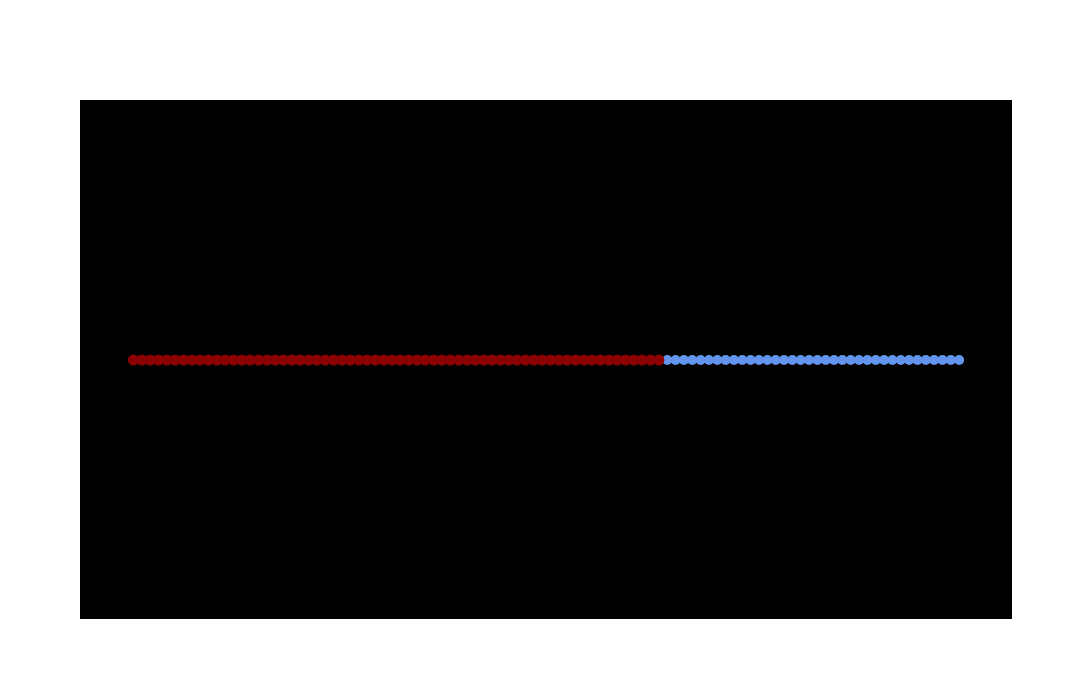

Notebook code for this chart:
### Code cell
fig = go.Figure()
fig.add_trace(go.Scatter(x=x_vals, y=y_vals, mode='markers', marker_color='cornflowerblue',hoverinfo='none', marker_size=10))
# fig.add_trace(go.Scatter(x=[150], y=[1], mode='markers', marker_color='darkred',hoverinfo='none', marker_size=10))
fig.add_trace(go.Scatter(x=x_vals_red, y=y_vals_red, mode='markers', marker_color='darkred',hoverinfo='none', marker_size=11))

fig.update_traces(marker_line_width=0)
fig.update_layout(plot_bgcolor='black', width=1200, height=700, showlegend=False, hovermode=False)
fig.update_xaxes(showticklabels=False, ticks='', showgrid=False)
fig.update_yaxes(showticklabels=False, ticks='', showgrid=False)
fig.show()
# fig.write_image("100 dots line.png")

### Figure 1 — Plotly figure (JSON) as saved in the notebook; plotly's stock layout.template omitted (floating-point values rounded to 4 significant figures)
{"data": [{"hoverinfo": "none", "marker": {"color": "cornflowerblue", "line": {"width": 0}, "size": 10}, "mode": "markers", "type": "scatter", "x": [100, 101, 102, 103, 104, 105, 106, 107, 108, 109, 110, 111, 112, 113, 114, 115, 116, 117, 118, 119, 120, 121, 122, 123, 124, 125, 126, 127, 128, 129, 130, 131, 132, 133, 134, 135, 136, 137, 138, 139, 140, 141, 142, 143, 144, 145, 146, 147, 148, 149, 150, 151, 152, 153, 154, 155, 156, 157, 158, 159, 160, 161, 162, 163, 164, 165, 166, 167, 168, 169, 170, 171, 172, 173, 174, 175, 176, 177, 178, 179, 180, 181, 182, 183, 184, 185, 186, 187, 188, 189, 190, 191, 192, 193, 194, 195, 196, 197, 198, 199, 200], "y": [1, 1, 1, 1, 1, 1, 1, 1, 1, 1, 1, 1, 1, 1, 1, 1, 1, 1, 1, 1, 1, 1, 1, 1, 1, 1, 1, 1, 1, 1, 1, 1, 1, 1, 1, 1, 1, 1, 1, 1, 1, 1, 1, 1, 1, 1, 1, 1, 1, 1, 1, 1, 1, 1, 1, 1, 1, 1, 1, 1, 1, 1, 1, 1, 1, 1, 1, 1, 1, 1, 1, 1, 1, 1, 1, 1, 1, 1, 1, 1, 1, 1, 1, 1, 1, 1, 1, 1, 1, 1, 1, 1, 1, 1, 1, 1, 1, 1, 1, 1]}, {"hoverinfo": "none", "marker": {"color": "darkred", "line": {"width": 0}, "size": 11}, "mode": "markers", "type": "scatter", "x": [100, 101, 102, 103, 104, 105, 106, 107, 108, 109, 110, 111, 112, 113, 114, 115, 116, 117, 118, 119, 120, 121, 122, 123, 124, 125, 126, 127, 128, 129, 130, 131, 132, 133, 134, 135, 136, 137, 138, 139, 140, 141, 142, 143, 144, 145, 146, 147, 148, 149, 150, 151, 152, 153, 154, 155, 156, 157, 158, 159, 160, 161, 162, 163], "y": [1, 1, 1, 1, 1, 1, 1, 1, 1, 1, 1, 1, 1, 1, 1, 1, 1, 1, 1, 1, 1, 1, 1, 1, 1, 1, 1, 1, 1, 1, 1, 1, 1, 1, 1, 1, 1, 1, 1, 1, 1, 1, 1, 1, 1, 1, 1, 1, 1, 1, 1, 1, 1, 1, 1, 1, 1, 1, 1, 1, 1, 1, 1, 1, 1, 1, 1, 1, 1, 1, 1, 1, 1, 1, 1, 1, 1, 1, 1, 1, 1, 1, 1, 1, 1, 1, 1, 1, 1, 1, 1, 1, 1, 1, 1, 1, 1, 1, 1, 1]}], "layout": {"height": 700, "hovermode": false, "plot_bgcolor": "black", "showlegend": false, "width": 1200, "xaxis": {"autorange": true, "range": [93.68, 205.2], "showgrid": false, "showticklabels": false, "ticks": "", "type": "linear"}, "yaxis": {"autorange": true, "range": [0, 2], "showgrid": false, "showticklabels": false, "ticks": "", "type": "linear"}}}
